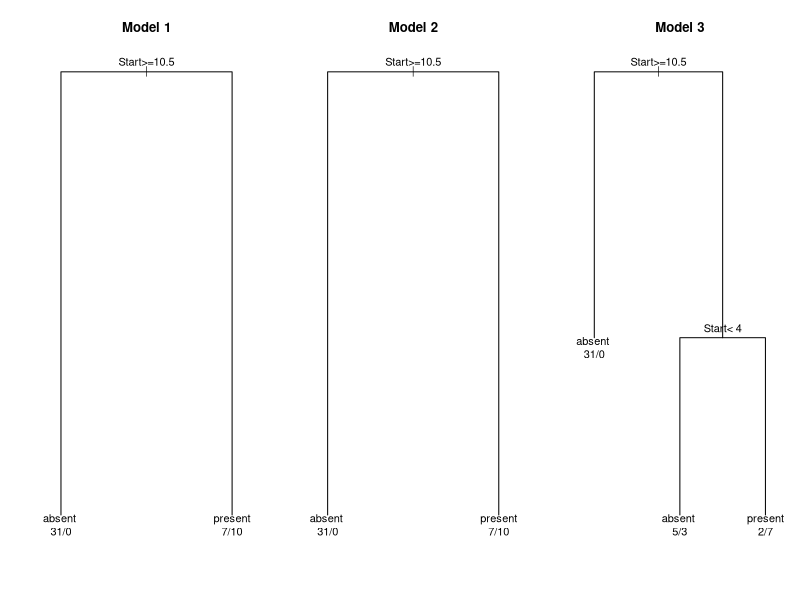

The R source for this figure:

#############################################################################################################################################################
## Objective: Machine learning of Kyphosis classification with decision tree                                                                                #
## Data source: kyphosis data set in "rpart" package                                                                                                        #
## Please install "rpart" package: install.packages("rpart") for decision trees                                                                             #
#############################################################################################################################################################

## load the library
library(rpart)

## DATA EXPLORATION
## load the kyphosis data
data(kyphosis)
## explore the data set
str(kyphosis)
dim(kyphosis)
summary(kyphosis)

## randomly choose 60% of the data set as training data (Why 60% instead of 70%?)
set.seed(102)

kyphosis.train.indices <- sample(1:nrow(kyphosis), 0.6*nrow(kyphosis))
kyphosis.train <- kyphosis[kyphosis.train.indices,]
dim(kyphosis.train)
## Use the remaining 40% as the testing data
kyphosis.test <- kyphosis[-kyphosis.train.indices,]
dim(kyphosis.test)

## You could also do the following to get the test data
#kyphosis.test.indices <- setdiff(1:nrow(kyphosis),random.rows.train)
#kyphosis.test <- kyphosis[kyphosis.test.indices,]

## check testing and training set target distributions
table(kyphosis.train$Kyphosis)
table(kyphosis.test$Kyphosis)

## BUILD MODEL 1
## Splitting based on Gini index, cp = 0.01, minsplit = 20
## See ?rpart.control for definitions of cp and minsplit
kyphosis.dt.1.model <- rpart(Kyphosis ~ ., data = kyphosis.train)

## Display model
summary(kyphosis.dt.1.model)

## MODEL EVALUATION
## Make predictions using the default decision tree
kyphosis.dt.1.predictions <- predict(kyphosis.dt.1.model, kyphosis.test, type = "class")

## create confusion matrix
kyphosis.dt.1.confusion <- table(kyphosis.dt.1.predictions, kyphosis.test[,"Kyphosis"])
print(kyphosis.dt.1.confusion)
## accuracy
kyphosis.dt.1.accuracy <- sum(diag(kyphosis.dt.1.confusion)) / sum(kyphosis.dt.1.confusion)
print(kyphosis.dt.1.accuracy)
## precision
kyphosis.dt.1.precision <- kyphosis.dt.1.confusion[2,2] / sum(kyphosis.dt.1.confusion[2,])
print(kyphosis.dt.1.precision)
## recall
kyphosis.dt.1.recall <- kyphosis.dt.1.confusion[2,2] / sum(kyphosis.dt.1.confusion[,2])
print(kyphosis.dt.1.recall)
## F1 score
kyphosis.dt.1.F1 <- 2 * kyphosis.dt.1.precision * kyphosis.dt.1.recall / (kyphosis.dt.1.precision + kyphosis.dt.1.recall)
print(kyphosis.dt.1.F1)

## BUILD MODEL 2
## Splitting based on information gain, cp = 0.01, minsplit = 20
kyphosis.dt.2.model <- rpart(Kyphosis ~ ., data = kyphosis.train, parms = list(split = "information"))

## Display model
summary(kyphosis.dt.2.model)

## MODEL 2 EVALUATION
## make prediction using decision model
kyphosis.dt.2.predictions <- predict(kyphosis.dt.2.model, kyphosis.test, type = "class")
## build the confusion matrix
kyphosis.dt.2.confusion <- table(kyphosis.dt.2.predictions, kyphosis.test[,"Kyphosis"])
print(kyphosis.dt.2.confusion)
## accuracy
kyphosis.dt.2.accuracy <- sum(diag(kyphosis.dt.2.confusion)) / sum(kyphosis.dt.2.confusion)
print(kyphosis.dt.2.accuracy)
## precision
kyphosis.dt.2.precision <- kyphosis.dt.2.confusion[2,2] / sum(kyphosis.dt.2.confusion[2,])
print(kyphosis.dt.2.precision)
## recall
kyphosis.dt.2.recall <- kyphosis.dt.2.confusion[2,2] / sum(kyphosis.dt.2.confusion[,2])
print(kyphosis.dt.2.recall)
## F1 score
kyphosis.dt.2.F1 <- 2 * kyphosis.dt.2.precision * kyphosis.dt.2.recall / (kyphosis.dt.2.precision + kyphosis.dt.2.recall)
print(kyphosis.dt.2.F1)


## BUILD MODEL 3
## Splitting on gini index; cp = 0.1, minsplit = 10
kyphosis.dt.3.model <- rpart(Kyphosis ~ ., data = kyphosis.train, control = rpart.control(cp = 0.1, minsplit = 10))

## MODEL 3 EVALUATION
## make prediction using decision model
kyphosis.dt.3.predictions <- predict(kyphosis.dt.3.model, kyphosis.test, type = "class")
## show the confusion matrix
kyphosis.dt.3.confusion <- table(kyphosis.dt.3.predictions, kyphosis.test[,"Kyphosis"])
print(kyphosis.dt.3.confusion)
## accuracy
kyphosis.dt.3.accuracy <- sum(diag(kyphosis.dt.3.confusion)) / sum(kyphosis.dt.3.confusion)
print(kyphosis.dt.3.accuracy)
## precision
kyphosis.dt.3.precision <- kyphosis.dt.3.confusion[2,2] / sum(kyphosis.dt.3.confusion[2,])
print(kyphosis.dt.3.precision)
## recall
kyphosis.dt.3.recall <- kyphosis.dt.3.confusion[2,2] / sum(kyphosis.dt.3.confusion[,2])
print(kyphosis.dt.3.recall)
## F1 score
kyphosis.dt.3.F1 <- 2 * kyphosis.dt.3.precision * kyphosis.dt.3.recall / (kyphosis.dt.3.precision + kyphosis.dt.3.recall)
print(kyphosis.dt.3.F1)

## VISUALIZE THE THREE MODELS
par(mfrow = c(1,3), xpd = TRUE)
plot(kyphosis.dt.1.model)
title(main = "Model 1")
text(kyphosis.dt.1.model, use.n = TRUE)
plot(kyphosis.dt.2.model)
title(main = "Model 2")
text(kyphosis.dt.2.model, use.n = TRUE)
plot(kyphosis.dt.3.model)
title(main = "Model 3")
text(kyphosis.dt.3.model, use.n = TRUE)

